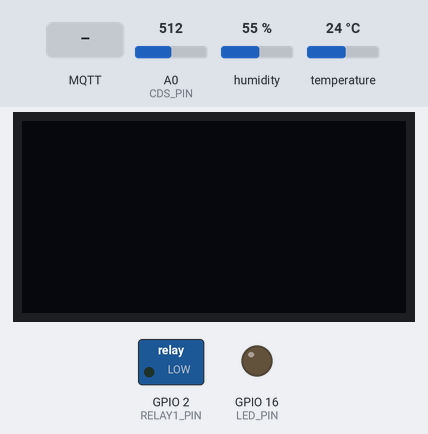
Bench run of a sketch on a simulated ESP8266 (NodeMCU). On the bench: 128×64 one-colour display, switched loads named in the sketch (green lamp = pin HIGH), output pins drawn as LEDs (lit = HIGH). The inputs (shaded band) are chosen by the test bench; at power-on: humidity 55 %, A0 (CDS_PIN) = 512, temperature 24 °C. No MQTT or app messages arrive unless stated; what the sketch prints to the serial monitor is not drawn.

Above: at 1.2 s.
1.3 s: MQTT message "led" arrives on the first subscribed topic
At 11.2 s:
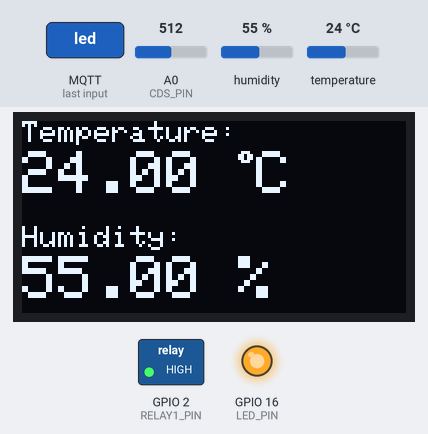
11.5 s: humidity set to 22 %
At 20.7 s:
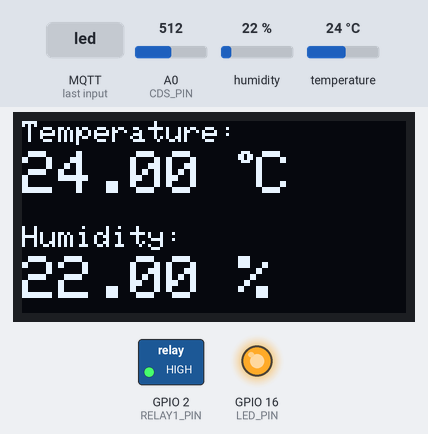
21.6 s: MQTT message "LED/OFF" arrives on the first subscribed topic
At 22.3 s:
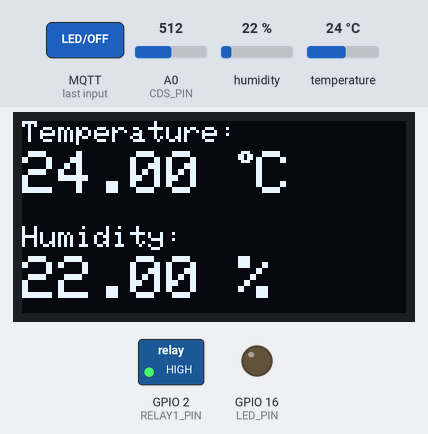
23.1 s: A0 (CDS_PIN) set to 317
24.6 s: A0 (CDS_PIN) set to 292
At 25.1 s:
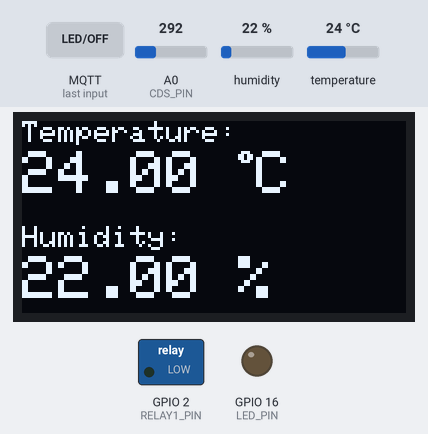
36.2 s: temperature set to 12 °C
At 41.0 s:
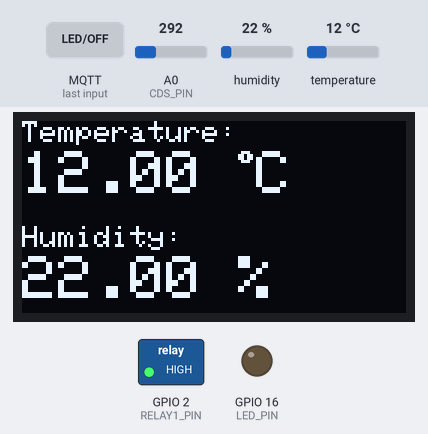
Timing chart, 0 to 42.5 s (numbered marks = the images above; inputs shaded):
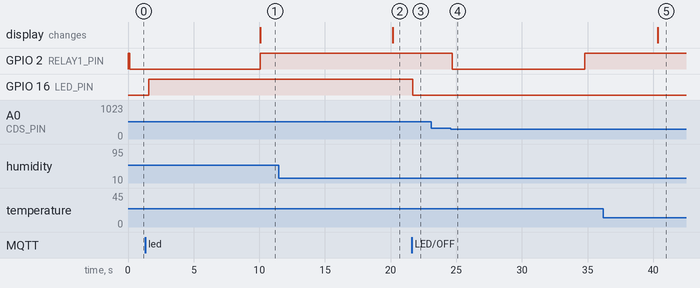

Measured:
- the behaviour switches between 300 and 299 on A0 (CDS_PIN) (found by bisection; images 3 and 4)
- after the input at 1.3 s, GPIO 16 (LED_PIN): LOW → HIGH after 0.29 s
- after the input at 11.5 s, the display: changes after 8.7 s (image 2)
- after the input at 21.6 s, GPIO 16 (LED_PIN): HIGH → LOW after 0.07 s
- after the input at 23.1 s, every drawn part: stays the same
- after the input at 24.6 s, GPIO 2 (RELAY1_PIN): HIGH → LOW after 0.09 s, → HIGH 10.1 s later
- after the input at 36.2 s, the display: changes after 4.1 s (image 5)

The sketch:

arch1_NodeMCU_RasberryPi_IotServer.ino
```cpp
#include <ESP8266WiFi.h>
#include <EspMQTTClient.h>

#include <Wire.h>
#include <Adafruit_GFX.h>
#include <Adafruit_SSD1306.h>
#include <Adafruit_Sensor.h>
#include <DHTesp.h>

//GPIO Pin mapping 부분, nodemcu와 아두이노간 pin이 달라서 초기 설정 필요

#define SCREEN_WIDTH 128 // OLED display width, in pixels
#define SCREEN_HEIGHT 64 // OLED display height, in pixels


#define LED_PIN 16 //D0
#define RELAY1_PIN 2 //D1
#define DHT_PIN 0 //D3
#define CDS_PIN A0 //A0

// Sensors and Actuators
#define LED_ON HIGH
#define LED_OFF LOW
#define RELAY_ON LOW
#define RELAY_OFF HIGH
#define DHTTYPE DHTesp::DHT22 // case of dht11 module

//declare
Adafruit_SSD1306 display(SCREEN_WIDTH, SCREEN_HEIGHT, &Wire, -1);//Screen
DHTesp dht; // 온습도 센서 instance 선언

//Global Variable
unsigned long previousHTTime = 0;
int preEnvState = 1;
int led_state= 0;
int relayState = 0;
unsigned long relayOnTime = 0;
unsigned long currentTime = 0;
int controlFlag = 0;
int light_val = 0;


// Wifi
const char *wifi_ssid = "J-Kyu"; // 사용하는 공유기 이름
const char *wifi_password = "password"; // 공유기 password 입력


// MQTT
#define mqtt_broker "203.252.106.154" //MQTT broker address(자신의 Raspberry Pi3 IP) 노트북을 통한 모바일 핫스팟에 서 IP check
#define mqtt_user "iot"
#define mqtt_pwd "csee1414"
#define TOPIC_GREETINGS "Hello from nodeMCU at 2"
String mqtt_payload;


//MQTT Client

EspMQTTClient client(
  wifi_ssid,
  wifi_password,
  mqtt_broker,  // MQTT Broker server ip
  mqtt_user,   // Can be omitted if not needed
  mqtt_pwd,   // Can be omitted if not needed
  "kit_2"      // Client name that uniquely identify your device
);


//Publish를 위한 Topic
const char *mqtt_nodeName = "nodeMCU.2";
//Subscribe Topic
const char *sub_topic = "iot/2";

float temperature, humidity;
int lightValue;
char pub_data[80]; //publishing 할때 사용
void callback(const String& payload);


void callback(const String& payload) {

//  client.subscribe("iot/2",[](const String & payload) {
      unsigned int length = payload.length();

      char message_buff[100]; //initialise storage buffer
      String msgString;
      int i = 0;
      Serial.println("Message arrived: topic: " + String("iot/2"));
      Serial.println("Length: "+ String(length,DEC));

      //create character buffer with ending null terminator (string)
      for(i=0; i<length; i++){
        message_buff[i] = payload[i];
      }

      message_buff[i]= '\0';
      msgString = String(message_buff );
      Serial.println("Payload: "+ msgString);


        //전송된 메시가 "led"이면 LED를 받을 때마다 켜고 끈다.(토글)
      if (msgString == "led") {
        digitalWrite(LED_PIN, !led_state);
        led_state = !led_state;
        Serial.println("Switching LED");
      }
      else if (msgString == "LED/ON") {
        digitalWrite(LED_PIN, LED_ON);
        Serial.println("LED ON");
      }
      else if (msgString == "LED/OFF") {
        digitalWrite(LED_PIN, LED_OFF);
        Serial.println("LED OFF");
      }
      else if (msgString == "dht22") {
        humidity = dht.getHumidity();
        temperature = dht.getTemperature();
        mqtt_payload = String("Temperature is ") + String(temperature) + String(", and Humidity is ") +
        String(humidity);
        client.publish("iot/2/dht22", mqtt_payload.c_str());
        Serial.println("Message sent : " + mqtt_payload);
      }
      else if (msgString == "dht22_t") {
        temperature = dht.getTemperature();
        mqtt_payload = String("Temperature is ") + String(temperature);
        client.publish("iot/2/dht22_t", mqtt_payload.c_str());
        Serial.println("Message sent : " + mqtt_payload);
      }
      else if (msgString == "dht22_h") {
        humidity = dht.getHumidity();
        mqtt_payload = String("Humidity is ") + String(humidity);
        client.publish("iot/2/dht22_h", mqtt_payload.c_str());
        Serial.println("Message sent : " + mqtt_payload);
      }
      else if (msgString == "cds") {
        lightValue = analogRead(CDS_PIN);
        String payload = String("Light intensity is ") + String(lightValue);
        client.publish("iot/2/cds", payload.c_str());
        Serial.println("Message sent : " + payload);
      }
      else if(msgString == "USBLED/ON"){
          digitalWrite(RELAY1_PIN, RELAY_ON);
          controlFlag = 1;
      }
      else if(msgString == "USBLED/OFF"){
          digitalWrite(RELAY1_PIN, RELAY_OFF);
          controlFlag = 2;
      }
      else if(msgString == "USBLED"){
          digitalWrite(RELAY1_PIN, !relayState);
          controlFlag = relayState == 1 ? 1 : 2;
      }

}


void setup() {
  Serial.begin(9600);

  //DHT22
  dht.setup(DHT_PIN,DHTTYPE);

  //LED_Pin
  pinMode(LED_PIN, OUTPUT); // Initialize the LED_BUILTIN pin as an output
  digitalWrite(LED_PIN, LED_OFF); //LED off

  //USB LED
  pinMode(RELAY1_PIN, OUTPUT);
  digitalWrite(RELAY1_PIN, RELAY_OFF);

  //CDS
  pinMode(CDS_PIN,INPUT);


  //OLED
  if(!display.begin(SSD1306_SWITCHCAPVCC, 0x3C)) {
    Serial.println(F("SSD1306 allocation failed"));
    for(;;);
  }

  display.clearDisplay();
  display.setTextColor(WHITE);

  if( analogRead(CDS_PIN) < 300){
       preEnvState = 0;
  }
  else{
       preEnvState = 1;
  }

  led_state = digitalRead(LED_PIN);
  relayState = digitalRead(RELAY1_PIN);

}


void loop() {

   client.loop();

   delay(100);


  currentTime = millis();
  light_val = analogRead(CDS_PIN);


  if(currentTime-previousHTTime >= 10000){

      previousHTTime = millis();
      //display
      float humidity = dht.getHumidity();
      float temperature = dht.getTemperature();
      DisplayTH(temperature,humidity);

      //publishing temperature & Humidiy & Light Intensity
      String payload = String("Light intensity: ") + String(light_val)+String("\t Temperature: ")+String(temperature)+String("\tHumidity: ")+String(humidity);;
      client.publish("iot/2/message", payload.c_str());
  }

  if( controlFlag == 1 || preEnvState == 1 && light_val < 300 && currentTime - relayOnTime > 10000){
    //turn on
    relayState = RELAY_ON;
    relayOnTime = millis();
    controlFlag = 0;
  }
  else if( controlFlag == 0 && currentTime - relayOnTime < 10000){
    relayState = RELAY_ON;
  }
  else if(controlFlag == 2 || relayState == RELAY_ON && currentTime - relayOnTime > 10000){
    relayState = RELAY_OFF;
    relayOnTime = currentTime - 10001; // always make this valid:  currentTime - relayOnTime > 10000
    controlFlag = 0;
  }

  digitalWrite(RELAY1_PIN, relayState); // 릴레이 상태값 출력하기


  if(light_val < 300){
       preEnvState = 0;
  }
  else{
      preEnvState = 1;
  }

} /* end of loop() */


void DisplayTH(float t,float h){

  if (isnan(h) || isnan(t)) {
    Serial.println("Failed to read from DHT sensor!");
    return;
  }

  //clear display
  display.clearDisplay();

  // display temperature
  display.setTextSize(1);
  display.setCursor(0,0);
  display.print("Temperature: ");
  display.setTextSize(2);
  display.setCursor(0,10);
  display.print(t);
  display.print(" ");
  display.setTextSize(1);
  display.cp437(true);
  display.write(248);
  display.setTextSize(2);
  display.print("C");

  // display humidity
  display.setTextSize(1);
  display.setCursor(0, 35);
  display.print("Humidity: ");
  display.setTextSize(2);
  display.setCursor(0, 45);
  display.print(h);
  display.print(" %");

  display.display();


}


void onConnectionEstablished() {

  client.subscribe(sub_topic, callback);

  client.publish(sub_topic,"Connection has established with nodeMCU_Kit Number 2");
  Serial.println("Connection has established with nodeMCU_Kit Number 2");
}
```
